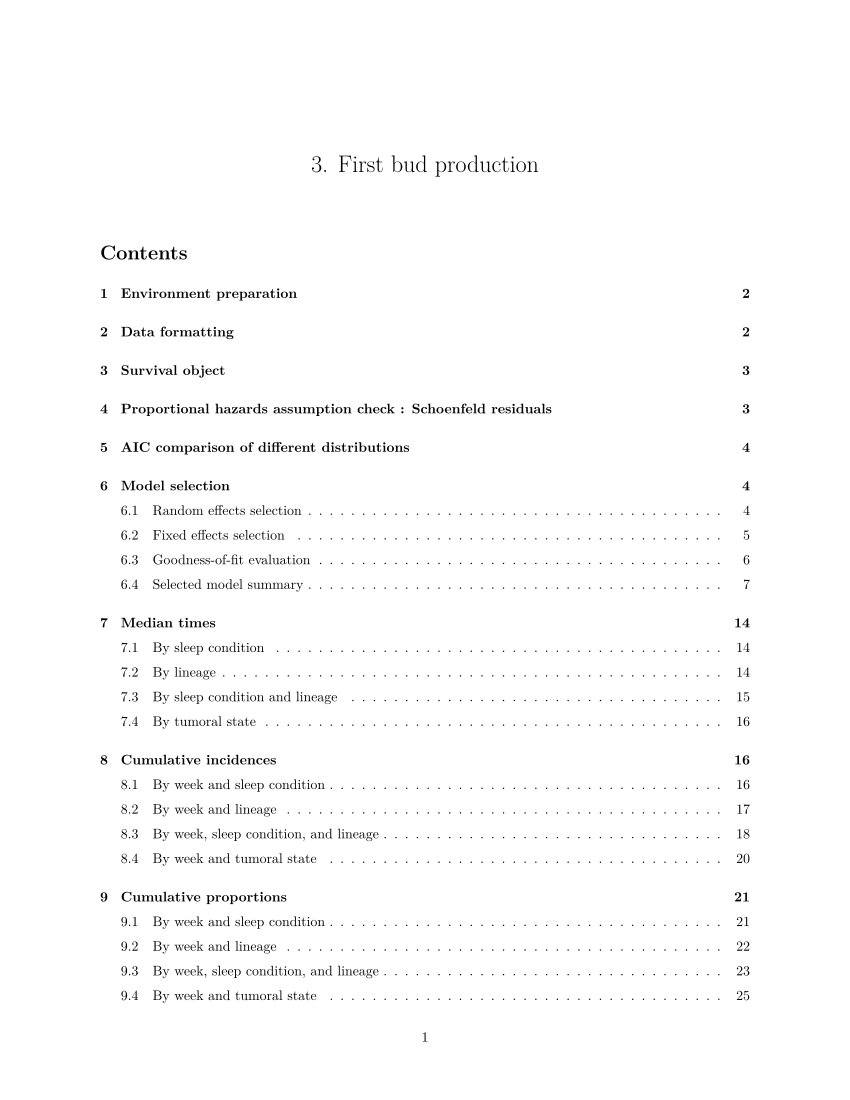

Reproduce this figure in R.
#' ---
#' title: "3. First bud production"
#' author: ""
#' date: ""
#' output:
#'   pdf_document:
#'     toc: true
#'     toc_depth: 6
#'     number_sections: true
#' header-includes:
#'   - |
#'     ```{=latex}
#'     \usepackage{fvextra}
#'     \DefineVerbatimEnvironment{Highlighting}{Verbatim}{
#'       breaksymbolleft={}, 
#'       showspaces=false, 
#'       showtabs=false, 
#'       breaklines, 
#'       commandchars=\\\{\}
#'     }
#'     ```
#' ---

#+ include=FALSE, warning=FALSE, message=FALSE, results='hide'

knitr::opts_knit$set(root.dir = "~/Library/Mobile Documents/com~apple~CloudDocs/Documents/these/travail/3_annexes/ix_sommeil/260820/")

knitr::opts_chunk$set(echo = TRUE, warning = FALSE, message = FALSE, 
                      fig.width = 17, fig.height = 10)

options(tibble.print_max = Inf, tibble.width = Inf)

#+ include=TRUE, warning=FALSE, message=FALSE, results='hide'

#' # Environment preparation

#' Run scripts with the needed packages, functions, and the raw data frame.

source("0a_packages.R")
source("0b_script_data.R")
source("0c_functions.R")

#+ include=TRUE, warning=FALSE, message=FALSE, results='show'

#' # Data formatting

#' Create a new data frame adapted for survival analysis.

FB_df <- 
  
  #' Load the raw data frame.
  df %>%
  
  #' Define the follow-up time for each individual:
  #' if the hydra produced a first bud -> time of first bud production (event),
  #' if the hydra died -> time of death (censor),
  #' if the hydra did not produce a first bud and stayed alive
  #' -> 42 days (no event, censor at the end of the experiment).
  mutate(age_followup_days = case_when(
    FB_state == 1 ~ age_FB,    
    FB_state == 0 & death_state == 1 ~ age_death,
    TRUE ~ 42),
    
    age_followup = age_followup_days / 7,
    FB_event = FB_state) %>%
  
  #' Build a competing-risk variable for the cumulative incidence functions:
  #' if the hydra did not produce a first bud and stayed alive -> 0 (no event),
  #' if the hydra produced a first bud -> 1 (event),
  #' if the hydra died -> 2 (competing risk of death). 
  mutate(status_competing = factor(case_when(FB_event == 1 ~ 1, 
                                             death_state == 1 ~ 2, 
                                             TRUE ~ 0))) %>%
  
  #' Build the variable tum_state_early: an individual is considered
  #' tumoral only if the tumor appeared before or at the same time as the
  #' supernumerary tentacle event.
  mutate(age_tum_weeks = age_tum / 7,
         tum_state_early = case_when(tum_state == "Tumoral" & 
                                       !is.na(age_tum_weeks) & 
                                       age_tum_weeks <= age_followup ~ "Tumoral",
                                     TRUE ~ "Healthy"),
         tum_state_early = factor(tum_state_early, levels = c("Healthy", "Tumoral"))) %>%
  
  #' Remove missing data.
  filter(!is.na(age_followup)) %>%
  
  #' Keep only the variables needed for the analysis.
  select(age_followup, FB_event, status_competing, sleep_condition, lineage, tum_state_early, parent_unique, replicate_unique)

#' Set reference levels for the categorical variables.
FB_df$lineage <- relevel(factor(FB_df$lineage), ref = "HO_MT")
FB_df$sleep_condition <- relevel(factor(FB_df$sleep_condition), ref = "Control")

#' # Survival object

#' Create a survival object with follow-up time and event indicator.

FB_surv_object <- Surv(FB_df$age_followup, FB_df$FB_event)

#' # Proportional hazards assumption check : Schoenfeld residuals

#' Fit a preliminary full Cox model (fixed effects only).
FB_cox <- coxph(Surv(age_followup, FB_event) ~ sleep_condition * lineage * tum_state_early, data = FB_df)

#' Test the proportional hazards assumption.
print(cox.zph(FB_cox))

#' The proportional hazards assumption is violated for at least one term, 
#' an accelerated failure time mixed-effects model will be used. 
#' 
#' # AIC comparison of different distributions
#' 
#' Compare intercept-only accelerated failure time models fitted with different 
#' parametric distributions to identify the best-fitting one.

FB_dist_weib <- SurvregME(Surv(age_followup, FB_event) ~ 1, data = FB_df, 
                          dist = "weibull")

FB_dist_lnorm <- SurvregME(Surv(age_followup, FB_event) ~ 1, data = FB_df, 
                           dist = "lognormal")

FB_dist_llog <- SurvregME(Surv(age_followup, FB_event) ~ 1, data = FB_df, 
                          dist = "loglogistic")

FB_dist_exp <- SurvregME(Surv(age_followup, FB_event) ~ 1, data = FB_df, 
                         dist = "exponential")

AIC(FB_dist_weib, FB_dist_lnorm, FB_dist_llog, FB_dist_exp) %>% arrange(AIC)

#' The model with a log-normal distribution has the lowest AIC, we'll use it for the models. 
#'
#' # Model selection
#' 
#' ## Random effects selection
#' 
#' With the full fixed-effect structure held constant, compare different
#' random-effect structures to find the optimal one.

FB_R_0 <- SurvregME(Surv(age_followup, FB_event) ~ 
                      sleep_condition * lineage * tum_state_early, 
                    data = FB_df, dist = "lognormal")

FB_R_1 <- SurvregME(Surv(age_followup, FB_event) ~ 
                      sleep_condition * lineage * tum_state_early + 
                      (1 | parent_unique), 
                    data = FB_df, dist = "lognormal")

FB_R_2 <- SurvregME(Surv(age_followup, FB_event) ~ 
                      sleep_condition * lineage * tum_state_early + 
                      (1 | replicate_unique), 
                    data = FB_df, dist = "lognormal")

FB_R_3 <- SurvregME(Surv(age_followup, FB_event) ~ 
                      sleep_condition * lineage * tum_state_early + 
                      (1 | parent_unique) + (1 | replicate_unique), 
                    data = FB_df, dist = "lognormal") 

AIC(FB_R_0, FB_R_1, FB_R_2, FB_R_3) %>% arrange(AIC)

#' The model with the replicate id as a random effect (FB_R_2) has the lowest AIC, 
#' this random effect structure is therefore selected.
#' 
#' ## Fixed effects selection
#' 
#' With the selected random-effect structure fixed, compare different 
#' fixed-effect structures to find the optimal one.

FB_F_0 <- SurvregME(Surv(age_followup, FB_event) ~ 1 + (1 | replicate_unique), data = FB_df, dist = "lognormal")
FB_F_1 <- SurvregME(Surv(age_followup, FB_event) ~ sleep_condition + (1 | replicate_unique), data = FB_df, dist = "lognormal")
FB_F_2 <- SurvregME(Surv(age_followup, FB_event) ~ lineage + (1 | replicate_unique), data = FB_df, dist = "lognormal")
FB_F_3 <- SurvregME(Surv(age_followup, FB_event) ~ tum_state_early + (1 | replicate_unique), data = FB_df, dist = "lognormal")
FB_F_4 <- SurvregME(Surv(age_followup, FB_event) ~ sleep_condition + lineage + (1 | replicate_unique), data = FB_df, dist = "lognormal")
FB_F_5 <- SurvregME(Surv(age_followup, FB_event) ~ sleep_condition + tum_state_early + (1 | replicate_unique), data = FB_df, dist = "lognormal")
FB_F_6 <- SurvregME(Surv(age_followup, FB_event) ~ lineage + tum_state_early + (1 | replicate_unique), data = FB_df, dist = "lognormal")
FB_F_7 <- SurvregME(Surv(age_followup, FB_event) ~ sleep_condition * lineage + (1 | replicate_unique), data = FB_df, dist = "lognormal")
FB_F_8 <- SurvregME(Surv(age_followup, FB_event) ~ sleep_condition * tum_state_early + (1 | replicate_unique), data = FB_df, dist = "lognormal")
FB_F_9 <- SurvregME(Surv(age_followup, FB_event) ~ lineage * tum_state_early + (1 | replicate_unique), data = FB_df, dist = "lognormal")
FB_F_10 <- SurvregME(Surv(age_followup, FB_event) ~ sleep_condition + lineage + tum_state_early + (1 | replicate_unique), data = FB_df, dist = "lognormal")
FB_F_11 <- SurvregME(Surv(age_followup, FB_event) ~ sleep_condition * lineage + tum_state_early + (1 | replicate_unique), data = FB_df, dist = "lognormal")
FB_F_12 <- SurvregME(Surv(age_followup, FB_event) ~ sleep_condition * tum_state_early + lineage + (1 | replicate_unique), data = FB_df, dist = "lognormal")
FB_F_13 <- SurvregME(Surv(age_followup, FB_event) ~ lineage * tum_state_early + sleep_condition + (1 | replicate_unique), data = FB_df, dist = "lognormal")
FB_F_14 <- SurvregME(Surv(age_followup, FB_event) ~ sleep_condition * lineage * tum_state_early + (1 | replicate_unique), data = FB_df, dist = "lognormal")

AIC(FB_F_0, FB_F_1, FB_F_2, FB_F_3, FB_F_4, FB_F_5, FB_F_6, FB_F_7, 
    FB_F_8, FB_F_9, FB_F_10, FB_F_11, FB_F_12, FB_F_13, FB_F_14) %>% arrange(AIC)

#' The model with the interaction between the sleep condition and the lineage, and with
#' the additive effect of tumoral state has the lowest AIC and is therefore selected (FB_F_11).
#' 
#' ## Goodness-of-fit evaluation
#' 
#' Assess goodness-of-fit of the selected model using Cox-Snell residuals.

plot_cox_snell_survregme(model = FB_F_11, data = FB_df, time_col  = "age_followup", event_col = "FB_event")

#' The curve follows a 45 degree exponential, we validate the fit of the selected model. 
#' 
#' ## Selected model summary
#' 
#' #' Releveling of "lineage" to obtain all pairwise comparisons from the same model.

FB_df$lineage <- relevel(FB_df$lineage, ref = "HO_MT")
summary(SurvregME(Surv(age_followup, FB_event) ~ 
                    sleep_condition * lineage + tum_state_early + (1 | replicate_unique), 
                  data = FB_df, dist = "lognormal"))

FB_df$lineage <- relevel(FB_df$lineage, ref = "HO_SPC")
summary(SurvregME(Surv(age_followup, FB_event) ~ 
                    sleep_condition * lineage + tum_state_early + (1 | replicate_unique), 
                  data = FB_df, dist = "lognormal"))

FB_df$lineage <- relevel(FB_df$lineage, ref = "HO_SPT")
summary(SurvregME(Surv(age_followup, FB_event) ~ 
                    sleep_condition * lineage + tum_state_early + (1 | replicate_unique), 
                  data = FB_df, dist = "lognormal"))

FB_df$lineage <- relevel(FB_df$lineage, ref = "HO_VLN")
summary(SurvregME(Surv(age_followup, FB_event) ~ 
                    sleep_condition * lineage + tum_state_early + (1 | replicate_unique), 
                  data = FB_df, dist = "lognormal"))

FB_df$lineage <- relevel(FB_df$lineage, ref = "HC_MT")
summary(SurvregME(Surv(age_followup, FB_event) ~ 
                    sleep_condition * lineage + tum_state_early + (1 | replicate_unique), 
                  data = FB_df, dist = "lognormal"))

FB_df$lineage <- relevel(FB_df$lineage, ref = "HV_GAL")
summary(SurvregME(Surv(age_followup, FB_event) ~ 
                    sleep_condition * lineage + tum_state_early + (1 | replicate_unique), 
                  data = FB_df, dist = "lognormal"))

#' # Median times

#' ## By sleep condition

#' Estimate cumulative incidence functions for the first bud event,
#' accounting for the competing risk of death, stratified by sleep condition.

FB_cuminc_sleep <- cuminc(Surv(age_followup, status_competing) ~ sleep_condition, data = FB_df)

#' For each stratum, extract the median time to event and its 95CI.

FB_medians_sleep <- tidy(FB_cuminc_sleep) %>%
  dplyr::filter(outcome == "1") %>%
  dplyr::group_by(strata) %>%
  dplyr::arrange(time) %>%
  dplyr::summarise(
    median_time = { idx <- which(estimate >= 0.5)[1]
    if (is.na(idx)) NA_real_ else time[idx] },
    ci_low = { idx <- which(conf.high >= 0.5)[1]
    if (is.na(idx)) NA_real_ else time[idx] },
    ci_high = { idx <- which(conf.low >= 0.5)[1]
    if (is.na(idx)) NA_real_ else time[idx] },
    .groups = "drop")

print(FB_medians_sleep)

#' ## By lineage

#' Same method as above, but stratified by lineage.

FB_cuminc_lineage <- cuminc(Surv(age_followup, status_competing) ~ lineage, data = FB_df)

FB_medians_lineage <- tidy(FB_cuminc_lineage) %>%
  dplyr::filter(outcome == "1") %>%
  dplyr::group_by(strata) %>%
  dplyr::arrange(time) %>%
  dplyr::summarise(
    median_time = { idx <- which(estimate >= 0.5)[1]
    if (is.na(idx)) NA_real_ else time[idx] },
    ci_low = { idx <- which(conf.high >= 0.5)[1]
    if (is.na(idx)) NA_real_ else time[idx] },
    ci_high = { idx <- which(conf.low >= 0.5)[1]
    if (is.na(idx)) NA_real_ else time[idx] },
    .groups = "drop")

print(FB_medians_lineage)

#' ## By sleep condition and lineage

#' Same method as above, but stratified by sleep condition and lineage.

FB_cuminc_interaction <- cuminc(Surv(age_followup, status_competing) ~ sleep_condition + lineage, data = FB_df)

FB_medians_interaction <- tidy(FB_cuminc_interaction) %>%
  dplyr::filter(outcome == "1") %>%
  dplyr::group_by(strata) %>%
  dplyr::arrange(time) %>%
  dplyr::summarise(
    median_time = { idx <- which(estimate >= 0.5)[1]
    if (is.na(idx)) NA_real_ else time[idx] },
    ci_low = { idx <- which(conf.high >= 0.5)[1]
    if (is.na(idx)) NA_real_ else time[idx] },
    ci_high = { idx <- which(conf.low >= 0.5)[1]
    if (is.na(idx)) NA_real_ else time[idx] },
    .groups = "drop")

print(FB_medians_interaction)

#' ## By tumoral state

#' Same method as above, but stratified by tumoral state.

FB_cuminc_tum <- cuminc(Surv(age_followup, status_competing) ~ tum_state_early, data = FB_df)

FB_medians_tum <- tidy(FB_cuminc_tum) %>%
  dplyr::filter(outcome == "1") %>%
  dplyr::group_by(strata) %>%
  dplyr::arrange(time) %>%
  dplyr::summarise(
    median_time = { idx <- which(estimate >= 0.5)[1]
    if (is.na(idx)) NA_real_ else time[idx] },
    ci_low = { idx <- which(conf.high >= 0.5)[1]
    if (is.na(idx)) NA_real_ else time[idx] },
    ci_high = { idx <- which(conf.low >= 0.5)[1]
    if (is.na(idx)) NA_real_ else time[idx] },
    .groups = "drop")

print(FB_medians_tum)

#' # Cumulative incidences

#' ## By week and sleep condition

#' Convert the continuous cumulative incidence function into a weekly summary table:
#' for each stratum of sleep condition and each week, show the estimate with its 95CI.

FB_incidence_sleep <- tidy(FB_cuminc_sleep) %>%
  dplyr::filter(outcome == "1") %>%
  dplyr::mutate(week = ceiling(time)) %>%
  dplyr::group_by(strata, week) %>%
  dplyr::filter(time == max(time)) %>%
  dplyr::slice(1) %>%
  dplyr::ungroup() %>%
  dplyr::select(strata, week, estimate_cuminc = estimate, conf.low, conf.high) %>%
  dplyr::arrange(strata, week)

print(FB_incidence_sleep)

#' ## By week and lineage

#' Same method as above, but stratified by lineage.

FB_incidence_lineage <- tidy(FB_cuminc_lineage) %>%
  dplyr::filter(outcome == "1") %>%
  dplyr::mutate(week = ceiling(time)) %>%
  dplyr::group_by(strata, week) %>%
  dplyr::filter(time == max(time)) %>%
  dplyr::slice(1) %>%
  dplyr::ungroup() %>%
  dplyr::select(strata, week, estimate_cuminc = estimate, conf.low, conf.high) %>%
  dplyr::arrange(strata, week)

print(FB_incidence_lineage)

#' ## By week, sleep condition, and lineage

#' Same method as above, but stratified by sleep condition and lineage.

FB_incidence_interaction <- tidy(FB_cuminc_interaction) %>%
  dplyr::filter(outcome == "1") %>%
  dplyr::mutate(week = ceiling(time)) %>%
  dplyr::group_by(strata, week) %>%
  dplyr::filter(time == max(time)) %>%
  dplyr::slice(1) %>%
  dplyr::ungroup() %>%
  dplyr::select(strata, week, estimate_cuminc = estimate, conf.low, conf.high) %>%
  dplyr::arrange(strata, week)

print(FB_incidence_interaction)

#' ## By week and tumoral state

#' Same method as above, but stratified by tumoral state. 

FB_incidence_tum <- tidy(FB_cuminc_tum) %>%
  dplyr::filter(outcome == "1") %>%
  dplyr::mutate(week = ceiling(time)) %>%
  dplyr::group_by(strata, week) %>%
  dplyr::filter(time == max(time)) %>%
  dplyr::slice(1) %>%
  dplyr::ungroup() %>%
  dplyr::select(strata, week, estimate_cuminc = estimate, conf.low, conf.high) %>%
  dplyr::arrange(strata, week)

print(FB_incidence_tum)

#' # Cumulative proportions

#' ## By week and sleep condition

#' Compute raw cumulative proportions of first bud production per week, 
#' stratified by sleep condition.

FB_proportions_sleep <- FB_df %>%
  dplyr::mutate(week_FB_event = ceiling(age_followup)) %>%
  dplyr::group_by(sleep_condition) %>%
  dplyr::summarise(total_N = n(),
                   n1 = sum(week_FB_event <= 1 & FB_event == 1),
                   n2 = sum(week_FB_event <= 2 & FB_event == 1),
                   n3 = sum(week_FB_event <= 3 & FB_event == 1),
                   n4 = sum(week_FB_event <= 4 & FB_event == 1),
                   n5 = sum(week_FB_event <= 5 & FB_event == 1),
                   n6 = sum(week_FB_event <= 6 & FB_event == 1),
                   p1 = n1 / total_N,
                   p2 = n2 / total_N,
                   p3 = n3 / total_N,
                   p4 = n4 / total_N,
                   p5 = n5 / total_N,
                   p6 = n6 / total_N,
                   .groups = "drop") %>%
  tidyr::pivot_longer(cols = matches("^[np][1-6]$"),
                      names_to = c(".value", "week"),
                      names_pattern = "(n|p)([1-6])") %>%
  dplyr::mutate(week = as.numeric(week)) %>%
  dplyr::select(sleep_condition, week, n, total_N, raw_proportion = p)

print(FB_proportions_sleep)

#' ## By week and lineage

#' Same method as above, but stratified by lineage.

FB_proportions_lineage <- FB_df %>%
  dplyr::mutate(week_FB_event = ceiling(age_followup)) %>%
  dplyr::group_by(lineage) %>%
  dplyr::summarise(total_N = n(),
                   n1 = sum(week_FB_event <= 1 & FB_event == 1),
                   n2 = sum(week_FB_event <= 2 & FB_event == 1),
                   n3 = sum(week_FB_event <= 3 & FB_event == 1),
                   n4 = sum(week_FB_event <= 4 & FB_event == 1),
                   n5 = sum(week_FB_event <= 5 & FB_event == 1),
                   n6 = sum(week_FB_event <= 6 & FB_event == 1),
                   p1 = n1 / total_N,
                   p2 = n2 / total_N,
                   p3 = n3 / total_N,
                   p4 = n4 / total_N,
                   p5 = n5 / total_N,
                   p6 = n6 / total_N,
                   .groups = "drop") %>%
  tidyr::pivot_longer(cols = matches("^[np][1-6]$"),
                      names_to = c(".value", "week"),
                      names_pattern = "(n|p)([1-6])") %>%
  dplyr::mutate(week = as.numeric(week)) %>%
  dplyr::select(lineage, week, n, total_N, raw_proportion = p)

print(FB_proportions_lineage)

#' ## By week, sleep condition, and lineage

#' Same method as above, but stratified by sleep condition and lineage.

FB_proportions_interaction <- FB_df %>%
  dplyr::mutate(week_FB_event = ceiling(age_followup)) %>%
  dplyr::group_by(sleep_condition, lineage) %>%
  dplyr::summarise(total_N = n(),
                   n1 = sum(week_FB_event <= 1 & FB_event == 1),
                   n2 = sum(week_FB_event <= 2 & FB_event == 1),
                   n3 = sum(week_FB_event <= 3 & FB_event == 1),
                   n4 = sum(week_FB_event <= 4 & FB_event == 1),
                   n5 = sum(week_FB_event <= 5 & FB_event == 1),
                   n6 = sum(week_FB_event <= 6 & FB_event == 1),
                   p1 = n1 / total_N,
                   p2 = n2 / total_N,
                   p3 = n3 / total_N,
                   p4 = n4 / total_N,
                   p5 = n5 / total_N,
                   p6 = n6 / total_N,
                   .groups = "drop") %>%
  tidyr::pivot_longer(cols = matches("^[np][1-6]$"),
                      names_to = c(".value", "week"),
                      names_pattern = "(n|p)([1-6])") %>%
  dplyr::mutate(week = as.numeric(week)) %>%
  dplyr::select(sleep_condition, lineage, week, n, total_N, raw_proportion = p)

print(FB_proportions_interaction)

#' ## By week and tumoral state

#' Same method as above, but stratified by tumoral state.

FB_proportions_tum <- FB_df %>%
  dplyr::mutate(week_FB_event = ceiling(age_followup)) %>%
  dplyr::group_by(tum_state_early) %>%
  dplyr::summarise(total_N = n(),
                   n1 = sum(week_FB_event <= 1 & FB_event == 1),
                   n2 = sum(week_FB_event <= 2 & FB_event == 1),
                   n3 = sum(week_FB_event <= 3 & FB_event == 1),
                   n4 = sum(week_FB_event <= 4 & FB_event == 1),
                   n5 = sum(week_FB_event <= 5 & FB_event == 1),
                   n6 = sum(week_FB_event <= 6 & FB_event == 1),
                   p1 = n1 / total_N,
                   p2 = n2 / total_N,
                   p3 = n3 / total_N,
                   p4 = n4 / total_N,
                   p5 = n5 / total_N,
                   p6 = n6 / total_N,
                   .groups = "drop") %>%
  tidyr::pivot_longer(cols = matches("^[np][1-6]$"),
                      names_to = c(".value", "week"),
                      names_pattern = "(n|p)([1-6])") %>%
  dplyr::mutate(week = as.numeric(week)) %>%
  dplyr::select(tum_state_early, week, n, total_N, raw_proportion = p)

print(FB_proportions_tum)

#' # Plots of cumulative incidence of first bud production

#' ## Common themes

#' Theme of y-axis, and its presence or absence on the plots
scale_y <- scale_y_continuous(limits = c(0, 1), breaks = seq(0, 1, by = 0.25), 
                              labels = percent, position = "right")

#' Fix to hide y-axis numbers, ticks, and titles on the right and left
hide_y <- theme(axis.text.y.right = element_blank(), 
                axis.ticks.y.right = element_blank(),
                axis.title.y.right = element_blank(),
                axis.text.y = element_blank(), 
                axis.ticks.y = element_blank(),
                axis.title.y = element_blank())

#' Fix to show y-axis numbers and ticks on the right
show_y <- theme(axis.text.y.right = element_text(color = "black", size = 14), 
                axis.ticks.y.right = element_line(),
                axis.text.y = element_blank(), 
                axis.ticks.y = element_blank(),
                axis.title.y = element_blank())

#' Theme of x-axis, and its presence or absence on the plots.
scale_x <- scale_x_continuous(limits = c(0, 6), breaks = seq(0, 6, by = 2))

hide_x <- theme(axis.text.x = element_blank(), 
                axis.ticks.x = element_blank(), 
                axis.title.x = element_blank())

show_x <- theme(axis.text.x = element_text(color = "black", size = 14), 
                axis.ticks.x = element_line())

#' Color scale for tumoral state
tum_scale <- list(
  scale_color_manual(values = tum_colors),
  scale_fill_manual(values = tum_colors))

#' Color scales for sleep condition
sleep_scale <- list(
  scale_color_manual(values = sleep_condition_colors, breaks = c("Control", "Sleep deprivation")),
  scale_fill_manual(values = sleep_condition_colors, breaks = c("Control", "Sleep deprivation")))

#' Theme shared by panels A, B, and C (angle = 90 for bottom-to-top reading)
theme_common <- theme(
  axis.title.x = element_text(color = "black", size = 14, margin = margin(t = 10)),
  axis.title.y.right = element_text(color = "black", size = 14, angle = 90, margin = margin(l = 15)),
  plot.margin = margin(l = 5, r = 5, t = 5, b = 5))

#' Specific label configurations for precise placement
labs_base   <- labs(x = NULL, y = NULL, title = NULL)
labs_x_only <- labs(x = "Time (weeks)", y = NULL, title = NULL)
labs_y_only <- labs(x = NULL, y = "Cumulative incidence of\nfirst bud production", title = NULL)
labs_xy     <- labs(x = "Time (weeks)", y = "Cumulative incidence of\nfirst bud production", title = NULL)

#' ## Panel A: interaction between sleep condition and lineage

#' ### HO_SPT
A1 <- cuminc(Surv(age_followup, factor(status_competing)) ~ sleep_condition, 
             data = FB_df %>% filter(lineage == "HO_SPT") %>%
               mutate(sleep_condition = factor(sleep_condition, levels = c("Control", "Sleep deprivation")))) %>%
  ggcuminc(outcome = "1") +
  add_confidence_interval() +
  labs_base + scale_y + scale_x + sleep_scale +
  theme_bw() + theme_common + hide_y +
  theme(axis.text.x = element_text(color = "black", size = 14),
        legend.position = "none") +
  annotate("text", x = 5.8, y = 0.05, label = "HO_SPT",
           color = "black", fontface = "bold", size = 5, hjust = 1, vjust = 0)

#' ### HO_VLN
A2 <- cuminc(Surv(age_followup, factor(status_competing)) ~ sleep_condition, 
             data = FB_df %>% filter(lineage == "HO_VLN") %>%
               mutate(sleep_condition = factor(sleep_condition, levels = c("Control", "Sleep deprivation")))) %>%
  ggcuminc(outcome = "1") +
  add_confidence_interval() +
  labs_x_only + scale_y + scale_x + sleep_scale +
  theme_bw() + theme_common + hide_y +
  theme(axis.text.x = element_text(color = "black", size = 14),
        legend.position = "none") +
  annotate("text", x = 5.8, y = 0.05, label = "HO_VLN",
           color = "black", fontface = "bold", size = 5, hjust = 1, vjust = 0)

#' ### HC_MT
A3 <- cuminc(Surv(age_followup, factor(status_competing)) ~ sleep_condition, 
             data = FB_df %>% filter(lineage == "HC_MT") %>%
               mutate(sleep_condition = factor(sleep_condition, levels = c("Control", "Sleep deprivation")))) %>%
  ggcuminc(outcome = "1") +
  add_confidence_interval() +
  labs_y_only + scale_y + scale_x + sleep_scale +
  theme_bw() + theme_common + show_y +
  theme(axis.text.x = element_text(color = "black", size = 14),
        legend.position = "none") +
  annotate("text", x = 5.8, y = 0.05, label = "HC_MT",
           color = "black", fontface = "bold", size = 5, hjust = 1, vjust = 0)

#' Extract legend from the plot A3
shared_treatment_legend <- cowplot::get_legend(
  A3 + theme(legend.position = "bottom",
             legend.direction = "horizontal",
             legend.text = element_text(size = 13),
             legend.title = element_text(size = 14, face = "bold")))

#' Combine A1, A2, and A3 into panel "A"
A <- (A1 + A2 + A3 + plot_layout(nrow = 1)) +
  plot_annotation(title = "Interaction between sleep condition and lineage",
                  theme = theme(plot.title = element_text(hjust = 0.5, face = "bold", size = 16, margin = margin(b = 10))))

#' ## Panel B: by tumoral state

#' Cumulative incidence of first bud production by tumoral state.
B <- cuminc(Surv(age_followup, factor(status_competing)) ~ tum_state_early, data = FB_df) %>%
  ggcuminc(outcome = "1") +
  add_confidence_interval() +
  labs_xy + scale_y + tum_scale + scale_x +
  theme_bw() + theme_common + show_y +
  theme(axis.text.x = element_text(color = "black", size = 14),
        axis.text.y.right = element_text(color = "black", size = 14),
        axis.ticks.y.right = element_line(),
        legend.position = "none") +
  plot_annotation(title = "Tumoral state effect",
                  theme = theme(plot.title = element_text(hjust = 0.5, face = "bold", size = 16, margin = margin(b = 10))))

#' Extract legend from this panel
shared_tumor_legend <- cowplot::get_legend(
  B + theme(legend.position = "bottom",
            legend.direction = "horizontal",
            legend.text = element_text(size = 13),
            legend.title = element_text(size = 14, face = "bold")))

#' ## Panel C: by lineage

#' ### HO_MT
C1 <- cuminc(Surv(age_followup, factor(status_competing)) ~ 1, 
             data = FB_df %>% filter(lineage == "HO_MT")) %>%
  ggcuminc(outcome = "1") +
  add_confidence_interval() +
  labs_base + scale_y + scale_x +
  theme_bw() + theme_common + hide_y + hide_x +
  annotate("text", x = 5.8, y = 0.05, label = "HO_MT",
           color = "black", fontface = "bold", size = 5, hjust = 1, vjust = 0)

#' ### HO_SPC
C2 <- cuminc(Surv(age_followup, factor(status_competing)) ~ 1, 
             data = FB_df %>% filter(lineage == "HO_SPC")) %>%
  ggcuminc(outcome = "1") +
  add_confidence_interval() +
  labs_base + scale_y + scale_x +
  theme_bw() + theme_common + hide_y + hide_x +
  annotate("text", x = 5.8, y = 0.05, label = "HO_SPC",
           color = "black", fontface = "bold", size = 5, hjust = 1, vjust = 0)

#' ### HO_SPT
C3 <- cuminc(Surv(age_followup, factor(status_competing)) ~ 1, 
             data = FB_df %>% filter(lineage == "HO_SPT")) %>%
  ggcuminc(outcome = "1") +
  add_confidence_interval() +
  labs_base + scale_y + scale_x +
  theme_bw() + theme_common + hide_y + hide_x + 
  theme(axis.text.y.right = element_text(color = "black", size = 14), 
        axis.ticks.y.right = element_line()) +
  annotate("text", x = 5.8, y = 0.05, label = "HO_SPT",
           color = "black", fontface = "bold", size = 5, hjust = 1, vjust = 0)

#' ### HO_VLN
C4 <- cuminc(Surv(age_followup, factor(status_competing)) ~ 1, 
             data = FB_df %>% filter(lineage == "HO_VLN")) %>%
  ggcuminc(outcome = "1") +
  add_confidence_interval() +
  labs_base + scale_y + scale_x +
  theme_bw() + theme_common + hide_y + show_x +
  annotate("text", x = 5.8, y = 0.05, label = "HO_VLN",
           color = "black", fontface = "bold", size = 5, hjust = 1, vjust = 0)

#' ### HC_MT
C5 <- cuminc(Surv(age_followup, factor(status_competing)) ~ 1, 
             data = FB_df %>% filter(lineage == "HC_MT")) %>%
  ggcuminc(outcome = "1") +
  add_confidence_interval() +
  labs_x_only + scale_y + scale_x +
  theme_bw() + theme_common + hide_y + show_x +
  annotate("text", x = 5.8, y = 0.05, label = "HC_MT",
           color = "black", fontface = "bold", size = 5, hjust = 1, vjust = 0)

#' ### HV_GAL
C6 <- cuminc(Surv(age_followup, factor(status_competing)) ~ 1, 
             data = FB_df %>% filter(lineage == "HV_GAL")) %>%
  ggcuminc(outcome = "1") +
  add_confidence_interval() +
  labs_y_only + scale_y + scale_x +
  theme_bw() + theme_common + show_y + show_x +
  annotate("text", x = 5.8, y = 0.05, label = "HV_GAL",
           color = "black", fontface = "bold", size = 5, hjust = 1, vjust = 0)

#' Create panel C combining plots C1 to C6.
C <- (C1 + C2 + C3) / (C4 + C5 + C6) + 
  plot_layout(heights = c(1, 1)) +
  plot_annotation(title = "Lineage effect",
                  theme = theme(plot.title = element_text(
                    hjust = 0.5, face = "bold", size = 16, margin = margin(b = 10))))

#' ## Assembly

#' Add a letter tag to the first sub-plot of each panel.
A[[1]] <- A[[1]] + labs(tag = "A") + theme(plot.tag = element_text(size = 20, face = "bold"))
B <- B + labs(tag = "B") + theme(plot.tag = element_text(size = 20, face = "bold"))
C[[1]][[1]] <- C[[1]][[1]] + labs(tag = "C") + theme(plot.tag = element_text(size = 20, face = "bold"))

#' Convert each panel into a graphical object.
A <- patchwork::patchworkGrob(A)
#' Wrap B in patchwork before conversion to force perfect axis alignment with A and C
B <- patchwork::patchworkGrob(B + patchwork::plot_layout(ncol = 1)) 
C <- patchwork::patchworkGrob(C)

#' Combine panels and shared legends vertically into a single column, aligning axes.
final_FB_panel <- cowplot::plot_grid(A, 
                                     shared_treatment_legend, 
                                     B, 
                                     shared_tumor_legend, 
                                     C, 
                                     ncol = 1, 
                                     align = "v",
                                     axis = "lr",
                                     rel_heights = c(1, 0.1, 1, 0.1, 1.8)) +
  theme(plot.margin = margin(l = 5, r = 5, t = 5, b = 5))

#' Show the final figure.
print(final_FB_panel)

ggsave("figure_3.png", plot = final_FB_panel, width = 21, height = 29.7, units = "cm", dpi = 300)
